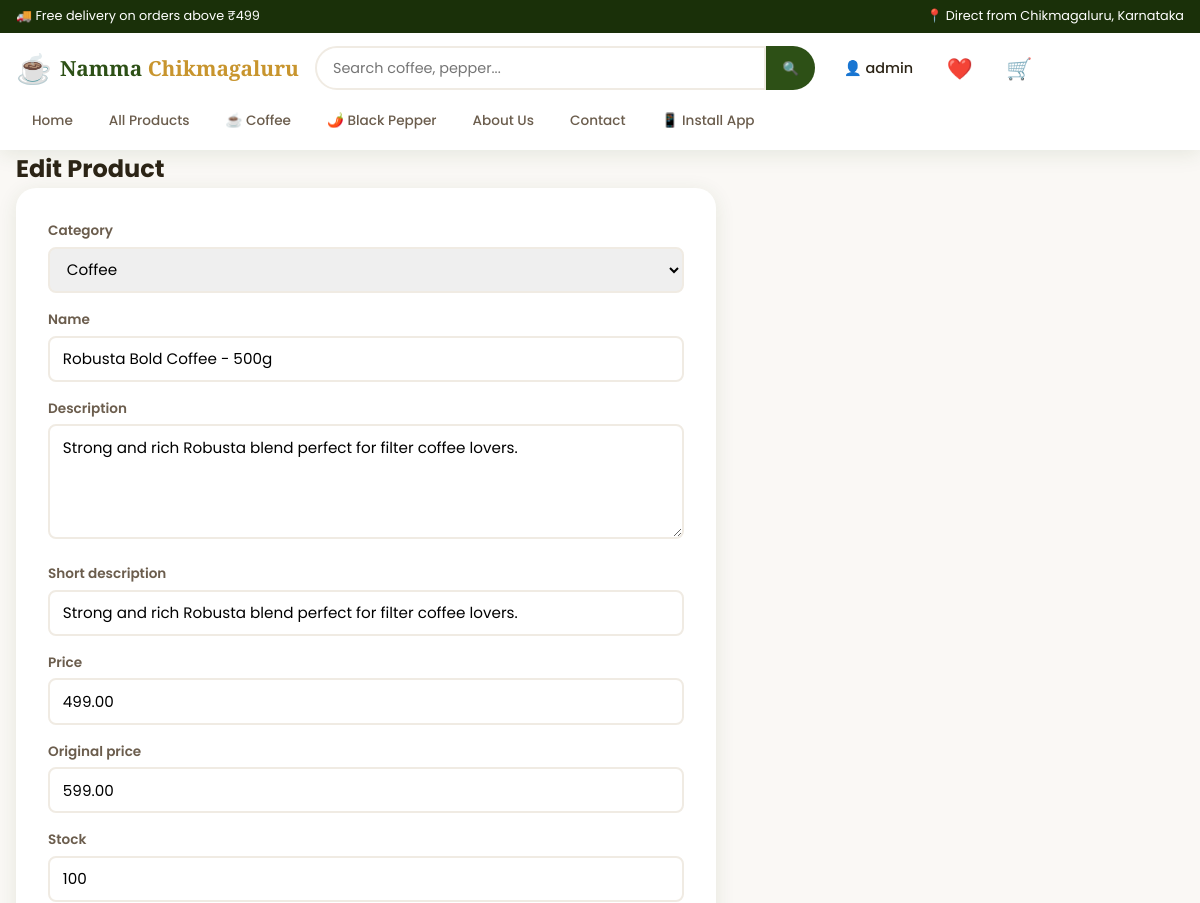
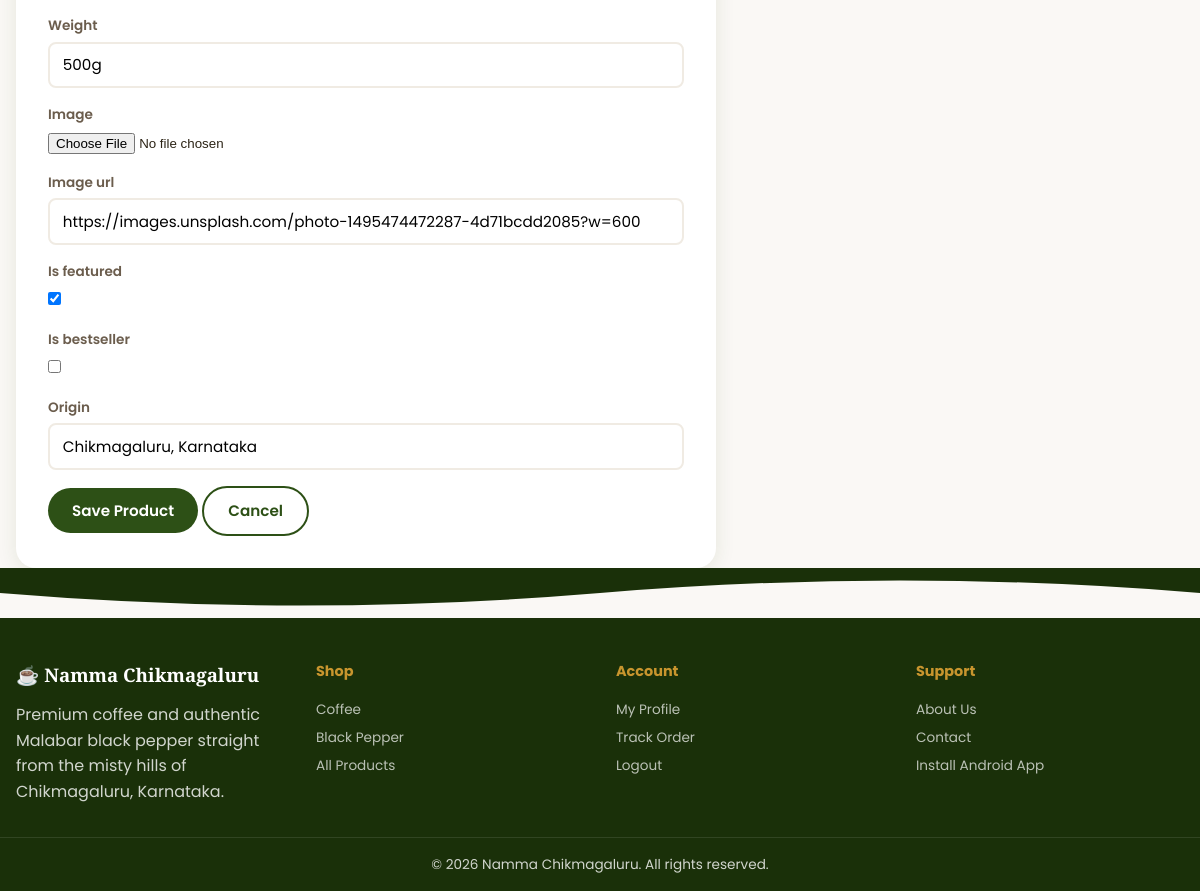
/dashboard/product/2/ (signed in), run on the app's committed database (2 pictures, top to bottom).
### shop/models.py (models this page shows, shortened)
class Product(models.Model):
    category = models.ForeignKey(Category, on_delete=models.CASCADE, related_name="products")
    name = models.CharField(max_length=200)
    slug = models.SlugField(unique=True, blank=True)
    description = models.TextField()
    short_description = models.CharField(max_length=300, blank=True)
    price = models.DecimalField(max_digits=10, decimal_places=2, validators=[MinValueValidator(0)])
    original_price = models.DecimalField(
        max_digits=10, decimal_places=2, blank=True, null=True, validators=[MinValueValidator(0)]
    )
    stock = models.PositiveIntegerField(default=100)
    weight = models.CharField(max_length=50, blank=True, help_text="e.g. 250g, 500g, 1kg")
    image = models.ImageField(upload_to="products/", blank=True, null=True)
    image_url = models.URLField(blank=True, help_text="Fallback image URL if no upload")
    is_featured = models.BooleanField(default=False)
    is_bestseller = models.BooleanField(default=False)
    rating = models.DecimalField(max_digits=3, decimal_places=2, default=4.5)
    review_count = models.PositiveIntegerField(default=0)
    origin = models.CharField(max_length=100, default="Chikmagaluru, Karnataka")
    created_at = models.DateTimeField(auto_now_add=True)
    updated_at = models.DateTimeField(auto_now=True)
    class Meta:
        ordering = ["-created_at"]

### shop/views.py (the view)
# urls.py: path("dashboard/product/", views.admin_product_edit, name="admin_product_add"),
@login_required
@user_passes_test(staff_check)
def admin_product_edit(request, pk=None):
    from django import forms as django_forms
    class ProductForm(django_forms.ModelForm):
        class Meta:
            model = Product
            fields = [
                "category", "name", "description", "short_description", "price",
                "original_price", "stock", "weight", "image", "image_url",
                "is_featured", "is_bestseller", "origin",
            ]
            widgets = {
                "category": django_forms.Select(attrs={"class": "form-control"}),
                "name": django_forms.TextInput(attrs={"class": "form-control"}),
                "description": django_forms.Textarea(attrs={"class": "form-control", "rows": 4}),
                "short_description": django_forms.TextInput(attrs={"class": "form-control"}),
                "price": django_forms.NumberInput(attrs={"class": "form-control"}),
                "original_price": django_forms.NumberInput(attrs={"class": "form-control"}),
                "stock": django_forms.NumberInput(attrs={"class": "form-control"}),
                "weight": django_forms.TextInput(attrs={"class": "form-control"}),
                "image_url": django_forms.URLInput(attrs={"class": "form-control"}),
                "origin": django_forms.TextInput(attrs={"class": "form-control"}),
            }
    product = get_object_or_404(Product, pk=pk) if pk else None
    if request.method == "POST":
        form = ProductForm(request.POST, request.FILES, instance=product)
        if form.is_valid():
            form.save()
            messages.success(request, "Product saved!")
            return redirect("shop:admin_dashboard")
    else:
        form = ProductForm(instance=product)
    return render(request, "shop/admin_product_form.html", {
        "form": form,
        "product": product,
        "title": "Edit Product" if product else "Add Product",
    })

### shop/context_processors.py (called while the page is built)
def cart_context(request):
    from .models import Cart
    if request.user.is_authenticated:
        items = Cart.objects.filter(user=request.user).select_related("product")
    elif request.session.session_key:
        items = Cart.objects.filter(session_key=request.session.session_key).select_related("product")
    else:
        items = Cart.objects.none()
    count = sum(item.quantity for item in items)
    total = sum(item.subtotal for item in items)
    return {
        "cart_count": count,
        "cart_total": total,
    }

### shop/models.py (called while the page is built)
    def __str__(self):
        return self.name

### shop/views.py (called while the page is built)
def staff_check(user):
    return user.is_staff or user.is_superuser

### templates/shop/admin_product_form.html (shortened to what this page needs)
{% extends "shop/base.html" %}
{% block content %}
<section class="container form-page">
    <h1>{{ title }}</h1>
    <form method="post" enctype="multipart/form-data" class="admin-form-card">
        {% for field in form %}
        <div class="form-group">
            <label>{{ field.label }}</label>
            {{ field }}
        </div>
        {% endfor %}
        <button type="submit" class="btn btn-primary">Save Product</button>
        <a href="{% url 'shop:admin_dashboard' %}" class="btn btn-ghost">Cancel</a>
    </form>
</section>
{% endblock %}

### templates/shop/base.html (shortened to what this page needs)
{% load static %}
<!DOCTYPE html>
<html lang="en">
<head>
    <link rel="stylesheet" href="{% static 'css/style.css' %}">
</head>
<body>
    <header class="site-header" id="siteHeader">
        <div class="header-top">
            <div class="container header-top-inner">
                <span>🚚 Free delivery on orders above ₹499</span>
                <span>📍 Direct from Chikmagaluru, Karnataka</span>
            </div>
        </div>
        <nav class="navbar container">
            <a href="{% url 'shop:home' %}" class="logo">
                <span class="logo-icon">☕</span>
                <span class="logo-text">Namma <em>Chikmagaluru</em></span>
            </a>
            <form action="{% url 'shop:product_list' %}" method="get" class="search-bar" id="searchForm">
                <input type="search" name="q" class="search-input" placeholder="Search coffee, pepper..." autocomplete="off" id="searchInput">
                <button type="submit" aria-label="Search">🔍</button>
            </form>
            <div class="nav-actions">
                {% if user.is_authenticated %}
                <div class="nav-dropdown">
                    <button class="nav-link dropdown-toggle">👤 {{ user.first_name|default:user.username }}</button>
                </div>
                {% else %}
                <a href="{% url 'shop:login' %}" class="nav-link nav-auth">Login</a>
                <a href="{% url 'shop:signup' %}" class="nav-link nav-auth btn-outline">Sign Up</a>
                {% endif %}
                <a href="{% url 'shop:wishlist' %}" class="nav-link nav-icon" title="Wishlist">❤️</a>
                <a href="{% url 'shop:cart' %}" class="nav-link nav-icon cart-link" title="Cart">
                    🛒
                </a>
            </div>
        </nav>
        <div class="nav-categories container" id="navCategories">
            <a href="{% url 'shop:home' %}">Home</a>
            <a href="{% url 'shop:product_list' %}">All Products</a>
            <a href="{% url 'shop:category' 'coffee' %}">☕ Coffee</a>
            <a href="{% url 'shop:category' 'black-pepper' %}">🌶️ Black Pepper</a>
            <a href="{% url 'shop:about' %}">About Us</a>
            <a href="{% url 'shop:contact' %}">Contact</a>
            <a href="{% url 'shop:install' %}" class="install-app-link">📱 Install App</a>
        </div>
    </header>
    <main class="main-content">
        {% block content %}{% endblock %}
    </main>
    <footer class="site-footer">
        <div class="footer-wave"></div>
        <div class="container footer-grid">
            <div class="footer-brand">
                <h3>☕ Namma Chikmagaluru</h3>
                <p>Premium coffee and authentic Malabar black pepper straight from the misty hills of Chikmagaluru, Karnataka.</p>
            </div>
            <div class="footer-links">
                <h4>Shop</h4>
                <a href="{% url 'shop:category' 'coffee' %}">Coffee</a>
                <a href="{% url 'shop:category' 'black-pepper' %}">Black Pepper</a>
                <a href="{% url 'shop:product_list' %}">All Products</a>
            </div>
            <div class="footer-links">
                <h4>Account</h4>
                {% if user.is_authenticated %}
                <a href="{% url 'shop:profile' %}">My Profile</a>
                <a href="{% url 'shop:orders' %}">Track Order</a>
                <a href="{% url 'shop:logout' %}">Logout</a>
                {% else %}
                <a href="{% url 'shop:login' %}">Login</a>
                <a href="{% url 'shop:signup' %}">Sign Up</a>
                <a href="{% url 'shop:orders' %}">Track Order</a>
                {% endif %}
            </div>
            <div class="footer-links">
                <h4>Support</h4>
                <a href="{% url 'shop:about' %}">About Us</a>
                <a href="{% url 'shop:contact' %}">Contact</a>
                <a href="{% url 'shop:install' %}">Install Android App</a>
            </div>
        </div>
        <div class="footer-bottom container">
            <p>&copy; 2026 Namma Chikmagaluru. All rights reserved.</p>
        </div>
    </footer>
</body>
</html>

### data on the page
Product: form "Coffee" "Robusta Bold Coffee - 500g" "Strong and rich Robusta blend perfect for filter coffee lovers." "Strong and rich Robusta blend perfect for filter coffee lovers." "499.00" "599.00" "100" "500g" "https://images.unsplash.com/photo-1495474472287-4d71bcdd2085?w=600" "☑" "Chikmagaluru, Karnataka"

### other printed values
{{ user.first_name|default:user.username }} "admin"
{{ title }} "Edit Product"
{{ field.label }} "Category" "Name" "Description" "Short description" "Price" "Original price" "Stock" "Weight" "Image" "Image url" "Is featured" "Is bestseller" "Origin"
